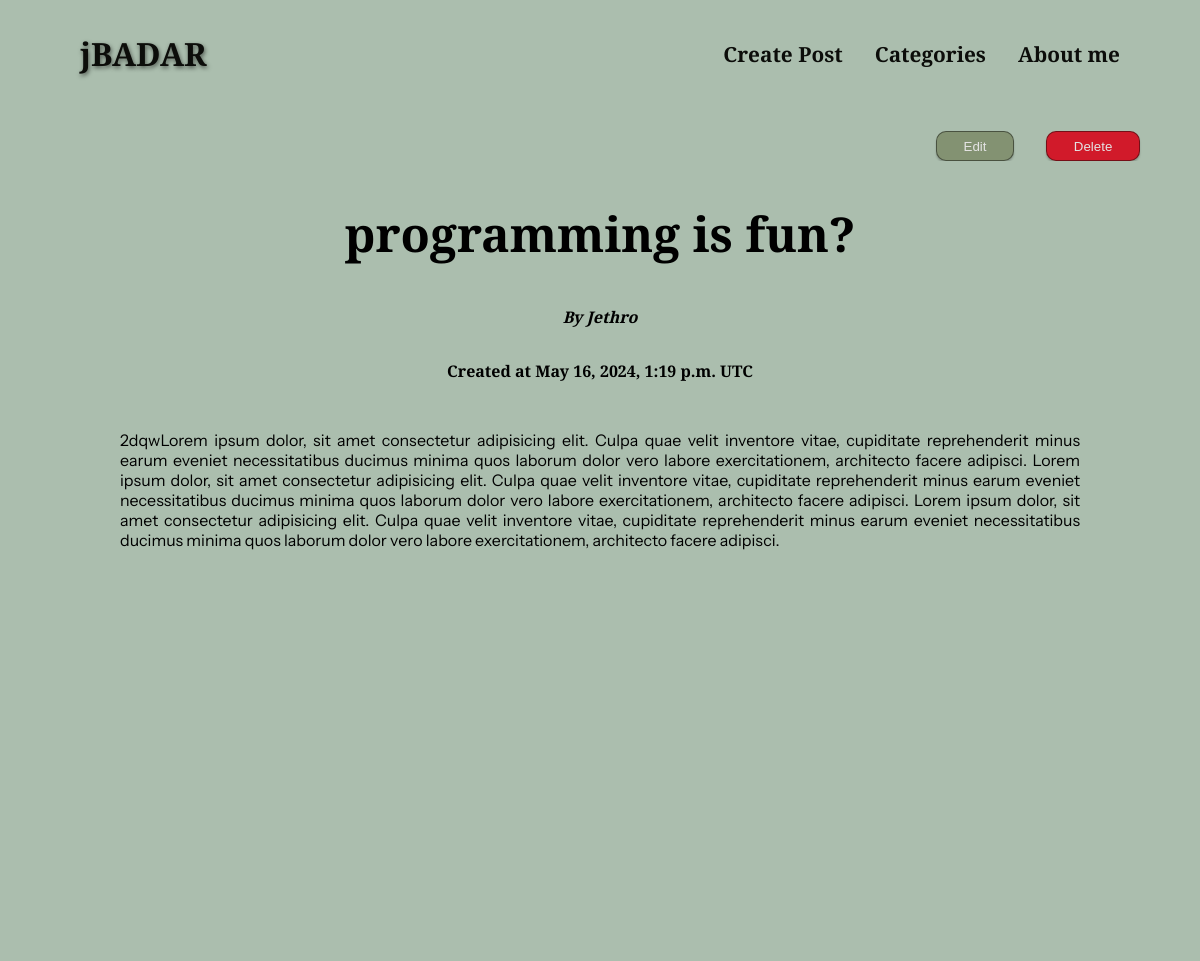
Screenshot of /home/view/2 with the database file from the repository.
### home/models.py (models this page shows)
class blog_data(models.Model):
    title = models.CharField(max_length=100, blank=True)
    author = models.CharField(max_length=50, blank=True)
    created = models.DateTimeField(auto_now_add=True)
    content = models.TextField(blank=True)
    image = models.ImageField(blank=True)

### home/views.py (the view)
# urls.py: path("home/view/<int:pk>", views.Detaildisplay, name="post-page"),
def Detaildisplay(request, pk):
    try:
        list_posts = blog_data.objects.get(pk=pk)
    except ViewDoesNotExist:
        return HttpResponse(404, "Page not Found")
    return render(request, "home/post-page.html", {
        "post": list_posts
    })

### home/templates/home/post-page.html (shortened to what this page needs)
{% extends "base.html" %}
{% load static %}
{% block style %}
<link rel="stylesheet" href="{% static "home/post-page.css" %}">
{% endblock style %}
{% block content %}
  <div class="buttons">
    <button id="editbutton" onclick="window.location.href='{% url 'blog-update' pk=post.pk %}'" type="button">Edit</button>
    <button  id="deletebutton" onclick="window.location.href='{% url 'blog-delete' pk=post.pk %}'" type="button">Delete</button>
  </div>
  <section id="summary">
      <h1 class="title">{{post.title}}</h1>
      <article class="page-information">
        <address>By {{post.author}}</address>
        <div>
          Created at <time>{{post.created}} UTC</time>
        </div>
        <main>
          <p>
            {{post.content}}
        </main>
      </article>
    </section>
{% endblock content %}

### home/static/home/header.css (style rules this page uses)
body { padding:0px; margin: 0px; }

### home/static/home/post-page.css (style rules this page uses)
body { padding:0px; margin: 0px; font-family: 'Cormorant SC'; font-weight: 700; background-color: #ABBEAE; display:flex; flex-direction: column; }
#summary { display: flex; flex-direction: column; align-items: center; flex-wrap: wrap; background-color: #ABBEAE; min-height: 100vh; }
.title { text-align: center; font-size: 3rem; max-width: 70%; }
.page-information { gap: 2rem; display: flex; flex-direction: column; align-items: center; text-align: justify; max-width: 80%; }
p { font-size: 1rem; font-family: 'Instrument Sans'; font-weight: 400; }
.buttons { margin-top: 1.5rem; max-width:95%; display: flex; justify-content: end; gap: 2rem; }
.buttons button { padding: .5em 2em; border-radius: 10px; border:1px solid rgba(0, 0, 0, 0.445); box-shadow: 0 2px 2px rgba(0, 0, 0, 0.2); }
#deletebutton { color: rgb(228, 227, 227); background-color: #d11a2a; transition: transform 0.3s ease; }
#editbutton { color: rgb(228, 227, 227); background-color: #839272; transition: transform 0.3s ease; }

### rows the page displays
blog_data: title "programming is fun?", author "Jethro", created "May 16, 2024, 1:19 p.m.", content "2dqwLorem ipsum dolor, sit amet consectetur adipisicing elit. Culpa quae velit inventore vitae, cupiditate reprehenderit minus earum eveniet necessitatibus ducimus minima quos laborum dolor vero labore exercitationem, architecto facere adipisci. Lorem ipsum dolor, sit amet consectetur adipisicing elit. Culpa quae velit inventore vitae, cupiditate reprehenderit minus earum eveniet necessitatibus ducimus minima quos laborum dolor vero labore exercitationem, architecto facere adipisci. Lorem ipsum dolor, sit amet consectetur adipisicing elit. Culpa quae velit inventore vitae, cupiditate reprehenderit minus earum eveniet necessitatibus ducimus minima quos laborum dolor vero labore…"
